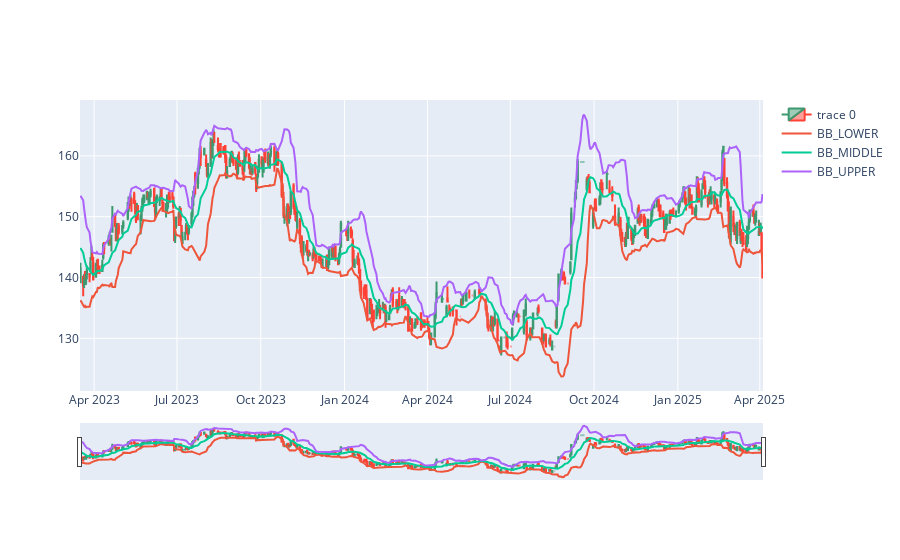

The notebook cell saved with this chart:
### Code cell
data = yf.download(tickers='BBL.BK', period='max', interval='1d')
data.reset_index(inplace=True)
data.columns = data.columns.droplevel(1)
data = pd.concat([data, ta.bbands(data.Close, length=14)], axis=1)
data.columns = data.columns[:6].tolist() + ['BB_LOWER', 'BB_MIDDLE', 'BB_UPPER'] + data.columns[9:].tolist()

df = data[-500:]

fig = go.Figure(data=[go.Candlestick(x=df['Date'],
                                      open=df['Open'],
                                      high=df['High'],
                                      low=df['Low'],
                                      close=df['Close'])
                      ])
fig.add_trace(go.Scatter(x=df['Date'], y=df['BB_LOWER'], name='BB_LOWER'))
fig.add_trace(go.Scatter(x=df['Date'], y=df['BB_MIDDLE'], name='BB_MIDDLE'))
fig.add_trace(go.Scatter(x=df['Date'], y=df['BB_UPPER'], name='BB_UPPER'))

fig.update_layout(xaxis=dict(rangeslider=dict(visible=True)))

fig.show()

### Figure 1 — Plotly figure (JSON) as saved in the notebook; plotly's stock layout.template omitted (floating-point values rounded to 4 significant figures; data arrays with more than 128 entries replaced by an {"elided": "..."} marker saying what was removed)
{"data": [{"close": {"elided": "500 float values"}, "high": {"elided": "500 float values"}, "low": {"elided": "500 float values"}, "open": {"elided": "500 float values"}, "type": "candlestick", "x": {"elided": "500 str values"}}, {"name": "BB_LOWER", "type": "scatter", "x": {"elided": "500 str values"}, "y": {"elided": "500 float values"}}, {"name": "BB_MIDDLE", "type": "scatter", "x": {"elided": "500 str values"}, "y": {"elided": "500 float values"}}, {"name": "BB_UPPER", "type": "scatter", "x": {"elided": "500 str values"}, "y": {"elided": "500 float values"}}], "layout": {"xaxis": {"rangeslider": {"visible": true}}}}
